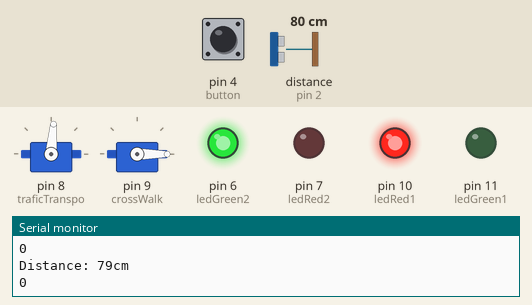
Simulated run of this sketch. Board: Arduino Uno, built with avr-gcc and run on an emulated ATmega328P. Parts: 2 × servo, output pins drawn as LEDs (lit = HIGH), the last lines printed to the serial monitor. Wiring (inferred from the names in the program): ultrasonic range finder: trigger pin 3; echo pin 2. Inputs (shaded band) come from the test bench; at power-on: distance to the obstacle (sensor on pin 2) 80 cm, pin 4 (button) LOW. The echo pulse lasts 58.3 µs per cm; pins used as bus, display or sensor lines are not drawn.

Above: at 1.8 s.
1.9 s: distance to the obstacle (sensor on pin 2) set to 11 cm
3.4 s: distance to the obstacle (sensor on pin 2) set to 8 cm
At 7.7 s:
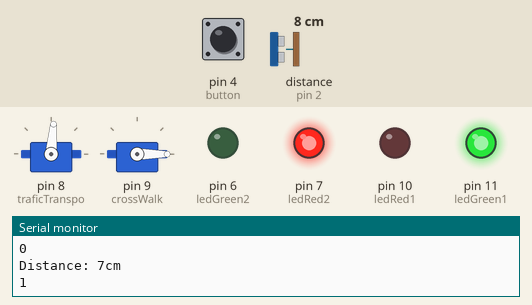
At 9.3 s:
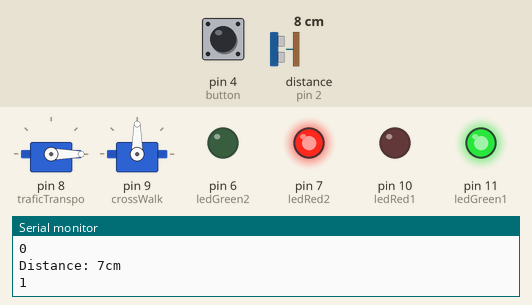
Timing chart, 0 to 21.0 s (numbered marks = the images above; inputs shaded):
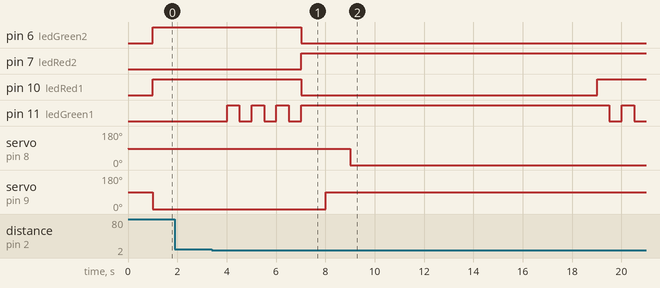

The sketch:

main_program.ino
```cpp
// ---------------------------------------------------------------- //
// Al Azhar Science Competition
// Code By Student SMPN 11 KOTA BEKASI: Argia M. Ahya
// youtube: Giadev
// Instagram: @bukan_giadev
// WA: 085777849958
// Email: argiamahya1602@gmail.com
// ---------------------------------------------------------------- //
#include <Servo.h>

#define echoPin 2 // attach pin D2 Arduino to pin Echo of HC-SR04
#define trigPin 3 //attach pin D3 Arduino to pin Trig of HC-SR04

// Button Pin
int button = 4;
int buttonState = 0;

// Servo Pin
Servo traficTranspo;
Servo crossWalk;

// RGB LED 1
int ledRed1 = 10;
int ledGreen1 = 11;

// RGB LED 2
int ledRed2 = 7;
int ledGreen2 = 6;

// defines variables
long duration; // variable for the duration of sound wave travel
int distance; // variable for the distance measurement

float distanceSensor(){
  // Clears the trigPin condition
  digitalWrite(trigPin, LOW);
  delayMicroseconds(2);
  // Sets the trigPin HIGH (ACTIVE) for 10 microseconds
  digitalWrite(trigPin, HIGH);
  delayMicroseconds(10);
  digitalWrite(trigPin, LOW);
  // Reads the echoPin, returns the sound wave travel time in microseconds
  duration = pulseIn(echoPin, HIGH);
  // Calculating the distance
  distance = duration * 0.034 / 2; // Speed of sound wave divided by 2 (go and back)
}

void setup() {
  pinMode(trigPin, OUTPUT); // Sets the trigPin as an OUTPUT
  pinMode(echoPin, INPUT); // Sets the echoPin as an INPUT
  pinMode(button, INPUT); // Sets the button pin as an INPUT

  // LED RGB 1
  pinMode(ledRed1, OUTPUT);
  pinMode(ledGreen1, OUTPUT);

  // LED RGB 2
  pinMode(ledRed2, OUTPUT);
  pinMode(ledGreen2, OUTPUT);

  // Servo
  traficTranspo.attach(8);
  crossWalk.attach(9);

  // digitalWrite(red1, HIGH);
  // digitalWrite(green1, LOW);
  // delay(1000);
  // digitalWrite(red1, LOW);
  // digitalWrite(green1, HIGH);
  // delay(1000);
  // digitalWrite(red1, HIGH);
  // digitalWrite(green1, LOW);


  Serial.begin(9600); // // Serial Communication is starting with 9600 of baudrate speed


}

void loop() {
  // distanceSensor();

  buttonState = 0;

  buttonState = digitalRead(button);

  // Clears the trigPin condition
  digitalWrite(trigPin, LOW);
  delayMicroseconds(2);
  // Sets the trigPin HIGH (ACTIVE) for 10 microseconds
  digitalWrite(trigPin, HIGH);
  delayMicroseconds(10);
  digitalWrite(trigPin, LOW);
  // Reads the echoPin, returns the sound wave travel time in microseconds
  duration = pulseIn(echoPin, HIGH);
  // Calculating the distance
  distance = duration * 0.0343 / 2; // Speed of sound wave divided by 2 (go and back)

  Serial.print("Distance: ");
  Serial.print(distance);
  Serial.println( "cm");

  // Serial.println(buttonState);
  Serial.println(buttonState || distance <= 8 && distance >= 4);
  if(buttonState == HIGH || distance <= 8 && distance > 3) {

    // digitalWrite(ledRed1, HIGH);

    analogWrite(ledGreen1, 255);
    analogWrite(ledRed1, 255);
    delay(500);
    analogWrite(ledGreen1, 0);
    delay(500);
    analogWrite(ledGreen1, 255);
    delay(500);
    analogWrite(ledGreen1, 0);
    delay(500);
    analogWrite(ledGreen1, 255);
    delay(500);
    analogWrite(ledGreen1, 0);
    delay(500);
    analogWrite(ledGreen1, 255);

    analogWrite(ledRed1, 0);
    analogWrite(ledGreen2, 0);

    analogWrite(ledRed2, 255);
    delay(1000);
    crossWalk.write(90);
    delay(1000);
    analogWrite(ledGreen1, 255);
    traficTranspo.write(0);


    delay(10000);
  } else {

    traficTranspo.write(85);
    delay(1000);
    crossWalk.write(0);

    analogWrite(ledRed2, 0);
    analogWrite(ledGreen1, 0);
    analogWrite(ledRed1, 255);
    analogWrite(ledGreen2, 255);

  }


}
```

Measured:
- the behaviour switches between 10 and 9 cm on distance to the obstacle (sensor on pin 2) (found by bisection; images 0 and 1)
- after the input at 3.4 s, pin 6 (ledGreen2): HIGH → LOW after 3.6 s; pin 7 (ledRed2): LOW → HIGH after 3.6 s; pin 10 (ledRed1): HIGH → LOW after 3.6 s, → HIGH 12.0 s later; pin 11 (ledGreen1): goes 3 × (HIGH 0.50 s, LOW 0.50 s), HIGH 12.5 s, LOW 0.50 s, HIGH 0.50 s, then LOW, starting after 0.62 s; servo on pin 8 (traficTranspo): 85° → 0° after 5.6 s
